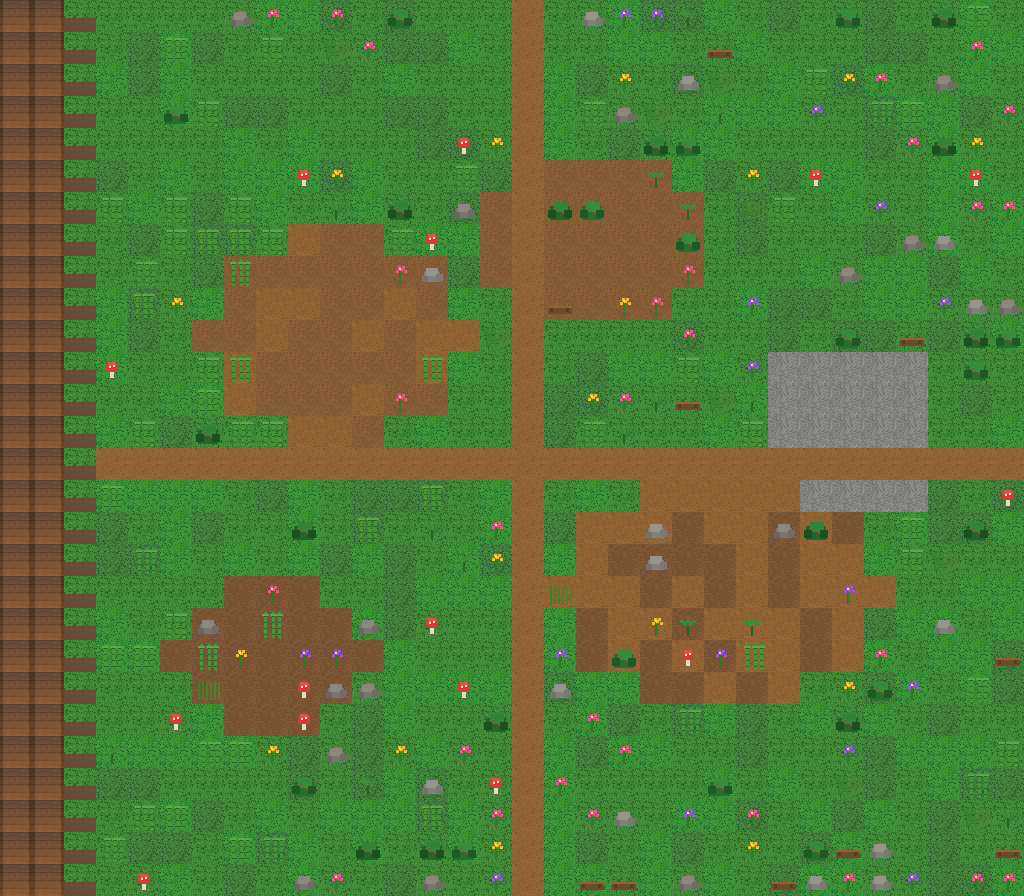

Below is a game level as drawn by its tile map, then a one-line description and the .tmx file that defines it, in full:
An orthogonal 32x28 tile map with 32x32 px tiles, 2 tile layers (ground, decor).

<map version="1.10" tiledversion="1.10.2" orientation="orthogonal" renderorder="right-down" width="32" height="28" tilewidth="32" tileheight="32" infinite="0" nextlayerid="3" nextobjectid="1">
 <tileset firstgid="1" name="nature" tilewidth="32" tileheight="32" tilecount="32" columns="8">
  <image source="../tilesets/nature.png" width="256" height="128" />
  <tile id="4">
   <properties>
    <property name="collides" type="bool" value="true" />
   </properties>
  </tile>
 </tileset>
 <layer id="1" name="ground" width="32" height="28">
  <data encoding="csv">
5,5,6,1,1,1,1,1,2,2,17,1,17,1,1,1,8,1,1,2,17,17,2,1,17,1,1,17,1,1,2,1,
5,5,6,1,17,2,17,1,1,1,1,1,17,17,2,1,8,1,1,2,2,1,1,2,1,1,1,17,17,1,2,2,
5,5,6,2,17,2,1,1,1,1,17,1,2,1,1,1,8,2,17,1,1,17,1,1,2,1,17,2,1,1,2,1,
5,5,6,1,1,2,1,17,17,1,1,1,17,17,1,1,8,2,1,1,1,1,2,2,2,1,1,17,2,2,17,1,
5,5,6,1,1,1,1,2,1,2,1,1,1,17,17,1,8,2,1,17,1,2,2,1,1,1,1,17,1,2,1,1,
5,5,6,17,1,2,1,2,2,2,17,2,1,1,1,17,8,3,3,3,3,2,17,1,17,2,2,1,1,2,2,1,
5,5,6,1,2,1,17,1,2,1,1,2,1,1,17,3,8,3,3,3,3,3,1,17,1,1,2,1,1,2,1,2,
5,5,6,1,17,1,17,17,1,4,3,3,1,2,2,3,8,3,3,3,3,3,1,17,1,1,1,17,1,2,1,2,
5,5,6,1,1,1,17,3,3,3,3,3,3,3,17,3,8,3,3,3,3,3,1,1,1,2,1,2,2,17,2,1,
5,5,6,2,17,1,2,3,4,4,3,3,4,3,2,1,8,3,3,3,3,1,1,2,17,17,1,2,2,1,1,1,
5,5,6,2,17,1,3,3,4,3,3,4,3,4,4,1,8,1,1,1,1,17,1,1,17,1,17,17,1,17,1,2,
5,5,6,2,1,1,1,4,3,3,3,3,3,4,2,1,8,1,17,2,2,1,2,1,7,7,7,7,7,1,1,1,
5,5,6,1,1,2,2,4,3,3,3,4,3,3,1,1,8,17,17,1,1,1,1,2,7,7,7,7,7,1,17,1,
5,5,6,2,1,17,1,1,1,4,4,3,1,2,1,1,8,17,1,1,1,1,2,1,7,7,7,7,7,1,1,2,
5,5,6,8,8,8,8,8,8,8,8,8,8,8,8,8,8,8,8,8,8,8,8,8,8,8,8,8,8,8,8,8,
5,5,6,2,2,2,2,1,17,2,1,17,17,17,1,2,8,1,2,1,4,4,4,4,4,7,7,7,7,17,1,17,
5,5,6,17,1,2,17,1,1,2,1,17,1,1,1,2,8,17,4,4,4,18,4,4,18,4,18,1,2,17,17,2,
5,5,6,17,17,2,1,2,1,2,17,2,17,1,2,17,8,2,4,18,18,18,18,4,18,4,4,2,1,1,1,1,
5,5,6,1,1,1,1,18,18,18,1,1,17,2,2,2,8,4,4,4,18,4,18,4,18,4,4,4,1,1,2,2,
5,5,6,2,1,1,18,18,18,18,18,2,17,1,1,1,8,2,18,4,4,18,4,4,4,18,4,17,2,2,1,2,
5,5,6,2,2,18,18,18,18,18,18,18,2,1,1,1,8,2,18,4,18,4,18,4,4,18,4,2,1,2,2,17,
5,5,6,1,1,1,18,18,18,18,18,1,2,2,2,2,8,17,2,2,18,18,4,18,4,1,1,17,2,1,2,17,
5,5,6,1,1,1,2,18,18,18,1,17,2,1,1,1,8,1,2,17,1,17,2,17,1,2,1,2,1,17,1,1,
5,5,6,2,2,2,2,2,1,17,1,17,1,2,1,1,8,2,17,2,2,1,1,17,1,1,1,17,2,2,2,1,
5,5,6,17,17,1,1,1,1,17,1,17,2,17,1,1,8,2,1,1,1,1,2,1,2,1,1,17,1,2,17,17,
5,5,6,1,1,2,17,1,2,1,2,2,2,17,2,1,8,2,1,1,1,2,2,17,1,2,17,2,1,17,1,1,
5,5,6,1,17,17,1,2,17,2,1,2,1,1,2,1,8,2,17,1,2,17,1,1,1,17,2,1,1,17,1,1,
5,5,6,1,1,2,1,17,1,2,1,1,17,1,1,1,8,2,2,1,2,1,2,1,17,2,2,1,1,17,17,2,
</data>
 </layer>
 <layer id="2" name="decor" width="32" height="28">
  <data encoding="csv">
0,0,0,0,0,0,0,14,19,0,9,0,20,0,0,0,0,0,22,11,11,16,0,0,0,0,20,0,0,12,21,0,
0,0,0,0,0,13,0,0,13,0,23,19,0,0,0,0,0,0,0,0,0,0,15,0,0,0,0,0,0,0,19,0,
0,0,0,0,0,0,0,0,0,0,0,0,0,0,0,0,0,0,0,10,0,22,23,0,0,13,10,9,0,14,0,0,
0,0,0,0,0,20,13,0,0,0,0,0,0,0,0,0,0,0,21,14,23,0,16,0,0,11,0,21,13,0,0,9,
0,0,0,0,0,0,0,0,0,0,0,0,0,0,24,10,0,0,0,0,12,20,0,0,0,0,0,0,19,12,10,0,
0,0,0,0,0,0,0,0,0,24,10,0,0,0,21,0,0,0,0,0,16,0,0,10,0,24,0,0,0,0,24,0,
0,0,0,13,0,13,0,13,0,0,16,0,12,0,14,0,0,12,20,0,0,16,0,23,13,0,0,11,0,0,9,9,
0,0,0,0,0,13,13,13,13,0,0,0,21,24,0,0,0,0,0,0,0,20,0,0,0,0,0,0,14,22,0,0,
0,0,0,0,21,0,0,13,0,0,0,0,19,22,0,0,0,0,0,0,0,9,0,0,0,0,14,0,0,0,0,0,
0,0,0,0,13,10,0,0,0,0,0,0,0,0,0,0,0,15,0,10,19,0,0,11,0,0,0,0,0,11,22,14,
0,0,0,0,0,0,0,0,0,0,0,0,0,0,0,23,0,0,0,0,0,9,0,0,0,0,20,0,15,0,12,20,
0,0,0,24,0,0,13,13,0,0,0,0,0,13,0,0,0,0,0,0,0,13,0,11,0,0,0,0,0,0,20,0,
0,0,0,0,0,0,13,0,0,0,0,0,9,0,0,0,0,0,10,9,16,15,23,16,0,0,0,0,0,0,0,0,
0,0,0,0,13,0,12,21,13,0,0,0,0,0,0,0,0,0,21,16,0,0,0,13,0,0,0,0,0,0,0,0,
0,0,0,0,0,0,0,0,0,0,0,0,0,0,0,0,0,0,0,0,0,0,0,0,0,0,0,0,0,0,0,0,
0,0,0,13,0,0,0,0,0,0,0,0,0,13,0,0,0,0,0,0,0,0,0,0,0,0,0,0,0,0,0,24,
0,0,0,0,0,0,0,0,0,12,0,13,0,16,0,9,0,0,0,0,22,0,0,0,14,12,0,0,13,0,12,0,
0,0,0,0,21,0,0,0,0,0,0,0,0,0,16,10,0,0,0,0,22,0,0,0,0,0,0,0,13,23,0,0,
0,0,0,0,0,0,0,0,19,0,0,0,0,0,0,0,0,23,0,0,0,0,0,0,0,0,11,0,0,0,0,0,
0,0,0,0,0,13,14,0,13,0,0,14,0,24,0,0,0,0,0,0,10,16,0,16,0,0,0,0,0,22,0,0,
0,0,0,13,13,0,13,10,0,11,11,0,0,0,0,0,0,11,0,20,0,24,11,21,0,0,0,9,0,0,0,15,
0,0,0,0,0,0,23,0,0,24,14,14,0,0,24,0,0,22,0,0,0,0,0,0,0,0,10,20,11,0,21,0,
0,0,0,0,0,24,0,0,0,24,0,0,0,0,0,12,0,0,9,0,0,21,0,0,0,0,12,0,0,0,0,0,
0,0,0,16,0,0,21,13,10,0,14,0,10,0,9,0,0,0,0,19,0,0,0,0,0,0,11,0,0,0,0,13,
0,0,0,0,0,0,0,0,0,20,0,16,0,22,0,24,0,9,0,0,0,0,20,0,0,0,23,0,0,0,21,0,
0,0,0,0,13,13,0,0,0,0,0,0,0,13,0,9,0,0,19,22,0,11,0,9,0,0,0,0,0,0,23,16,
0,0,0,21,0,0,0,13,21,0,0,12,0,12,20,10,0,0,0,0,0,0,0,10,0,20,15,22,0,0,0,15,
0,0,0,0,24,0,0,0,0,14,9,0,0,14,0,11,0,0,15,15,0,14,0,0,15,22,19,22,11,0,19,9,
</data>
 </layer>
</map>
